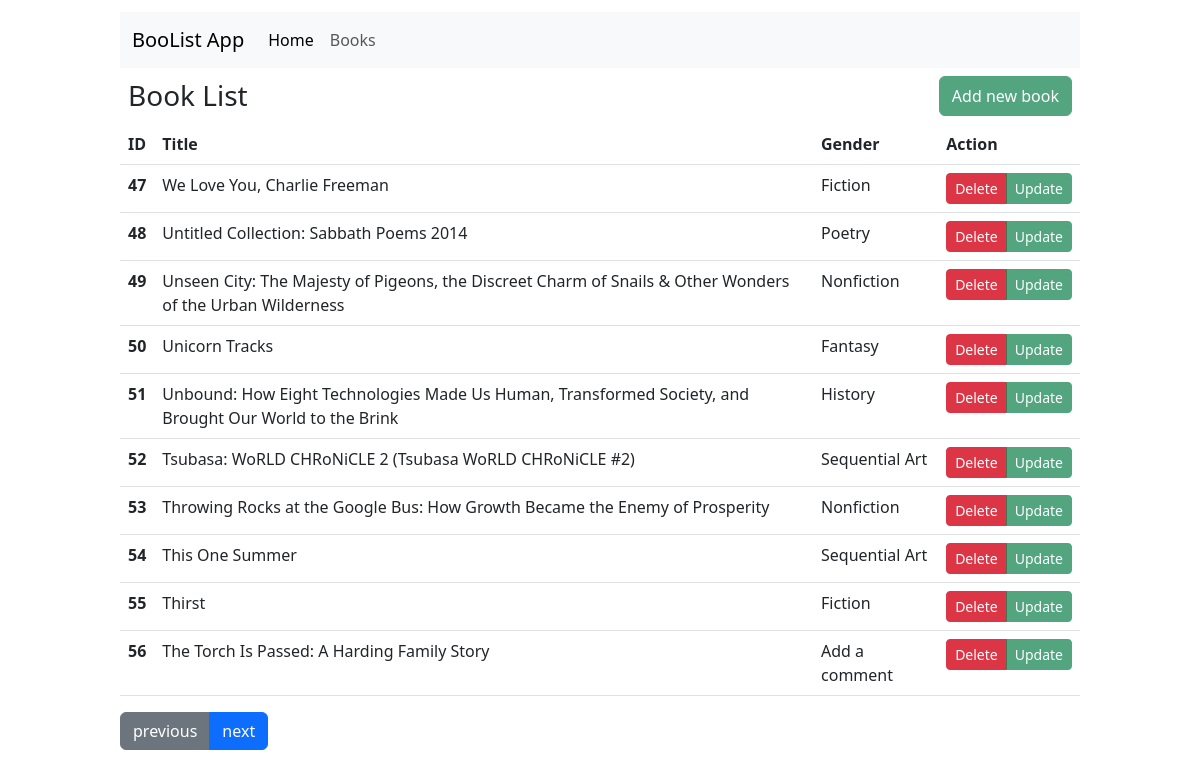
/books/5-10, run on the app's committed database.
### tables this page shows
CREATE TABLE books(
                        id INTEGER PRIMARY KEY AUTOINCREMENT,
                        title TEXT NOT NULL UNIQUE,
                        price_cents INTEGER NOT NULL,
                        description TEXT NOT NULL,
                        category TEXT NOT NULL
        );

### app.py (the view)
@app.route("/books/<int:page>-<int:limit>")
def book_list(page=None, limit=None):
    books =  Book.all(limit=limit, offset=page*limit-limit)
    return render_template('book-list.html', books = books, p=page, l=limit)

### models/bookModel.py (called while the page is built)
    @classmethod
    def from_tuple(cls, t:tuple):
        return Book(t[1], t[2], t[3], t[4], t[0])

    @classmethod
    def all(cls, offset:int = None, limit:int = None) -> list:
        t = Database.fetch_all(BookData.TABLE_NAME, offset=offset, limit=limit)
        l =[]
        for b in t:
            l.append(Book.from_tuple(b))
        return l

### models/database/database.py (called while the page is built)
    @classmethod
    def fetch_all(cls, table_name, limit:int = None, offset:int=None, file_name:str = DATABASE_FILE) -> list[tuple]:
        conn = sqlite3.connect(file_name)
        cur = conn.cursor()
        cur.execute('PRAGMA foreign_key=on;')
        if limit and offset:
            cur.execute(f"SELECT * FROM {table_name} LIMIT {limit} OFFSET {offset};")
        elif limit:
            cur.execute(f"SELECT * FROM {table_name} LIMIT {limit};")
        elif offset:
            cur.execute(f"SELECT * FROM {table_name} OFFSET {offset};")
        else:
            cur.execute(f"SELECT * FROM {table_name};")
        result = cur.fetchall()
        conn.commit()
        cur.close()
        return result

### templates/book-list.html (shortened to what this page needs)
{% extends "base.html" %}
{% block content %}
    <div class="d-flex p-2 justify-content-between">
        <h3 style="margin:3px 0;">Book List</h3>
        <button type="button" class="btn btn-success opacity-75">Add new book</button>
    </div>
    <table class="table table-hover">
        <thead>
            <tr>
                <th scope="col">ID</th>
                <th scope="col">Title</th>
                <th scope="col">Gender</th>
                <th scope="col">Action</th>
            </tr>
        </thead>
        <tbody>
            {% for book in books %}
            <tr>
                <th scope="row">{{ book.ID }}</th>
                <td>{{ book.title }}</td>
                <td>{{ book.category }}</td>
                <td>
                    <div class="btn-group" role="group" aria-label="Basic example">
                        <button type="button" class="btn btn-sm btn-danger" data-bs-toggle="modal" data-bs-target="#delete_{{book.ID}}">Delete</button>
                        <button type="button" class="btn btn-sm btn-success opacity-75">Update</button>
                    </div>
                </td>
            </tr>
            {% endfor %}
        </tbody>
    </table>
    <div class="btn-group">
        {% if p > 1 %}
        <a class="btn btn-secondary" role="button" href="{{ url_for('book_list', page=p-1, limit=l) }}">previous</a>
        {% endif %}
        <a class="btn btn-primary" role="button" href="{{ url_for('book_list', page=p+1, limit=l) }}">next</a>
    </div>
{% endblock %}

### data on the page
books: ID "47", title "We Love You, Charlie Freeman", category "Fiction"
books: ID "48", title "Untitled Collection: Sabbath Poems 2014", category "Poetry"
books: ID "49", title "Unseen City: The Majesty of Pigeons, the Discreet Charm of Snails & Other Wonders of the Urban Wilderness", category "Nonfiction"
books: ID "50", title "Unicorn Tracks", category "Fantasy"
books: ID "51", title "Unbound: How Eight Technologies Made Us Human, Transformed Society, and Brought Our World to the Brink", category "History"
books: ID "52", title "Tsubasa: WoRLD CHRoNiCLE 2 (Tsubasa WoRLD CHRoNiCLE #2)", category "Sequential Art"
books: ID "53", title "Throwing Rocks at the Google Bus: How Growth Became the Enemy of Prosperity", category "Nonfiction"
books: ID "54", title "This One Summer", category "Sequential Art"
books: ID "55", title "Thirst", category "Fiction"
books: ID "56", title "The Torch Is Passed: A Harding Family Story", category "Add a comment"
